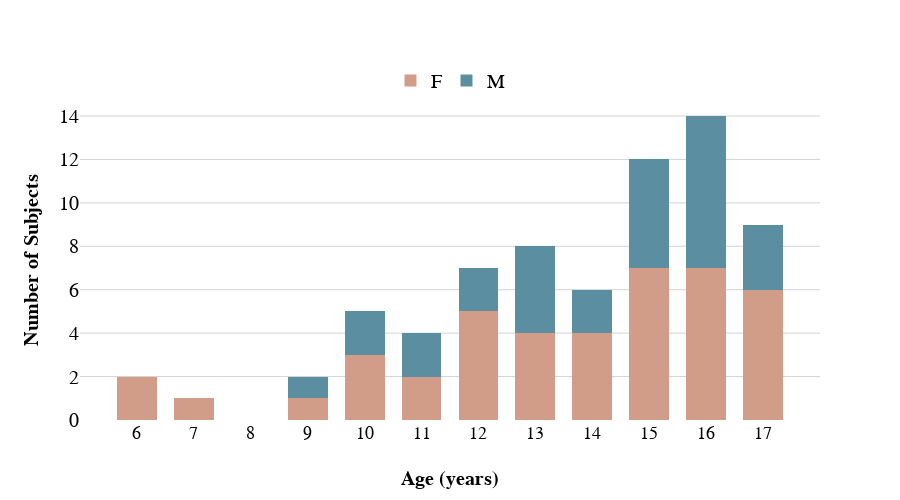

Source (notebook cell):
### Code cell
# Plot demographics for included subjects in DWI analysis
plot_demographics(include_dwi_subjects)

### Figure 1 — Plotly figure (JSON) as saved in the notebook; plotly's stock layout.template omitted (floating-point values rounded to 4 significant figures)
{"data": [{"legendgroup": "F", "marker": {"color": "#D19D88"}, "name": "F", "opacity": 1, "type": "histogram", "x": [15, 15, 17, 14, 17, 16, 14, 14, 13, 15, 9, 16, 17, 12, 10, 11, 13, 11, 15, 17, 14, 7, 10, 13, 15, 16, 15, 10, 12, 6, 12, 16, 17, 13, 16, 12, 17, 16, 6, 12, 16, 15], "xaxis": "x", "xbins": {"size": 1}, "yaxis": "y"}, {"legendgroup": "M", "marker": {"color": "#5C8EA1"}, "name": "M", "opacity": 1, "type": "histogram", "x": [17, 15, 13, 14, 16, 16, 16, 17, 11, 13, 15, 12, 16, 16, 16, 16, 15, 10, 15, 13, 10, 14, 13, 17, 12, 9, 11, 15], "xaxis": "x", "xbins": {"size": 1}, "yaxis": "y"}], "layout": {"annotations": [{"font": {"size": 18}, "showarrow": false, "text": "6", "x": 6, "xanchor": "center", "xref": "x", "y": -0.01, "yanchor": "top", "yref": "paper"}, {"font": {"size": 18}, "showarrow": false, "text": "7", "x": 7, "xanchor": "center", "xref": "x", "y": -0.01, "yanchor": "top", "yref": "paper"}, {"font": {"size": 18}, "showarrow": false, "text": "8", "x": 8, "xanchor": "center", "xref": "x", "y": -0.01, "yanchor": "top", "yref": "paper"}, {"font": {"size": 18}, "showarrow": false, "text": "9", "x": 9, "xanchor": "center", "xref": "x", "y": -0.01, "yanchor": "top", "yref": "paper"}, {"font": {"size": 18}, "showarrow": false, "text": "10", "x": 10, "xanchor": "center", "xref": "x", "y": -0.01, "yanchor": "top", "yref": "paper"}, {"font": {"size": 18}, "showarrow": false, "text": "11", "x": 11, "xanchor": "center", "xref": "x", "y": -0.01, "yanchor": "top", "yref": "paper"}, {"font": {"size": 18}, "showarrow": false, "text": "12", "x": 12, "xanchor": "center", "xref": "x", "y": -0.01, "yanchor": "top", "yref": "paper"}, {"font": {"size": 18}, "showarrow": false, "text": "13", "x": 13, "xanchor": "center", "xref": "x", "y": -0.01, "yanchor": "top", "yref": "paper"}, {"font": {"size": 18}, "showarrow": false, "text": "14", "x": 14, "xanchor": "center", "xref": "x", "y": -0.01, "yanchor": "top", "yref": "paper"}, {"font": {"size": 18}, "showarrow": false, "text": "15", "x": 15, "xanchor": "center", "xref": "x", "y": -0.01, "yanchor": "top", "yref": "paper"}, {"font": {"size": 18}, "showarrow": false, "text": "16", "x": 16, "xanchor": "center", "xref": "x", "y": -0.01, "yanchor": "top", "yref": "paper"}, {"font": {"size": 18}, "showarrow": false, "text": "17", "x": 17, "xanchor": "center", "xref": "x", "y": -0.01, "yanchor": "top", "yref": "paper"}], "bargap": 0.3, "barmode": "stack", "font": {"color": "black", "family": "Arial", "size": 20}, "height": 500, "legend": {"orientation": "h", "x": 0.5, "xanchor": "center", "y": 1, "yanchor": "bottom"}, "plot_bgcolor": "white", "width": 900, "xaxis": {"anchor": "y", "domain": [0, 1], "gridwidth": 1, "range": [5, 18], "showgrid": false, "tickmode": "array", "ticktext": ["", "", "", "", "", "", "", "", "", "", "", ""], "tickvals": [6, 7, 8, 9, 10, 11, 12, 13, 14, 15, 16, 17], "title": {"font": {"family": "Arial", "size": 20, "weight": "bold"}, "standoff": 50, "text": "Age (years)"}}, "yaxis": {"anchor": "x", "domain": [0, 1], "gridcolor": "lightgrey", "gridwidth": 1, "showgrid": true, "title": {"font": {"family": "Arial", "size": 20, "weight": "bold"}, "text": "Number of Subjects"}}}}
